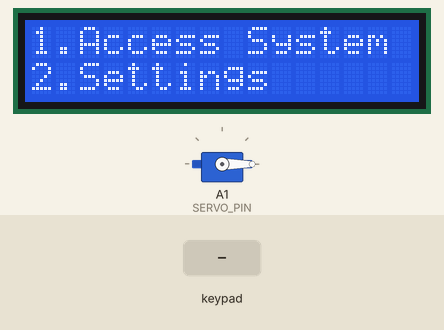
Simulated run of this sketch. Board: Arduino Uno, built with avr-gcc and run on an emulated ATmega328P. Shown: 16×2 character LCD, servo. The inputs (shaded band) are chosen by the test bench. What the sketch prints to the serial monitor is not drawn.

Above: at 2.8 s.
2.9 s: keypad keys 1 2 3 4 * pressed 0.4 s apart
At 4.9 s:
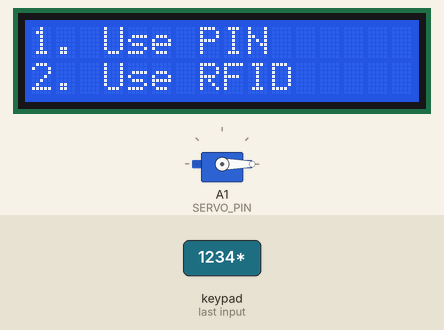
6.4 s: keypad keys 1 2 3 4 # pressed 0.4 s apart
At 8.9 s:
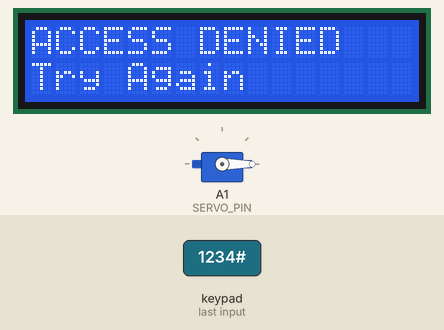
9.9 s: key '2' pressed
At 10.5 s:
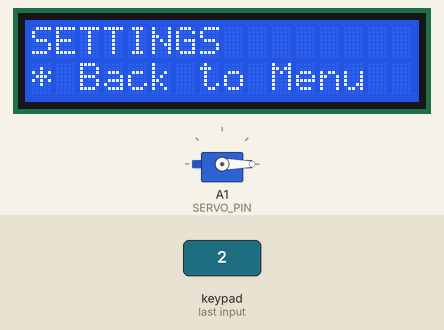
11.4 s: key '*' pressed
At 12.6 s:
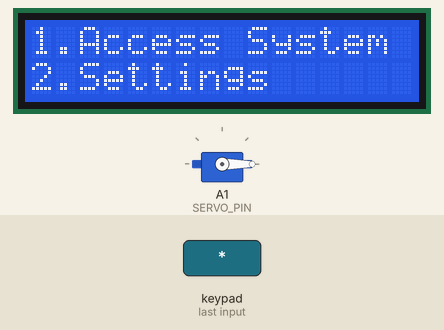
12.9 s: key '1' pressed
At 13.9 s:
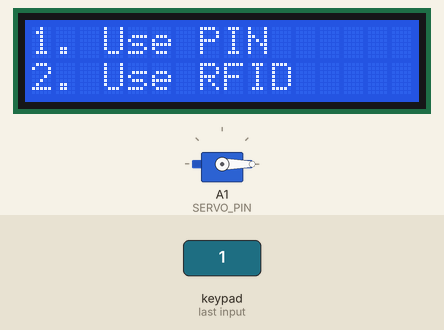
Timing chart, 0 to 15.4 s (numbered marks = the images above; inputs shaded):
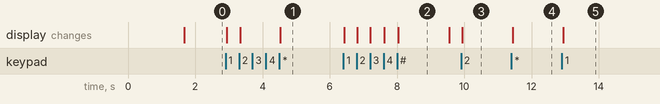

The sketch:

Smart_Access_Control.ino
```cpp
#include <Wire.h>
#include <SPI.h>
#include <MFRC522.h>
#include <Keypad.h>
#include <Servo.h>
#include <hd44780.h>
#include <hd44780ioClass/hd44780_I2Cexp.h>
#include <string.h>

// ==========================================
// 1. LCD CONFIGURATION
// ==========================================

hd44780_I2Cexp lcd;

const int LCD_COLS = 16;
const int LCD_ROWS = 2;


// ==========================================
// 2. RFID CONFIGURATION
// ==========================================

#define SS_PIN 10
#define RST_PIN A0

MFRC522 rfid(SS_PIN, RST_PIN);

byte authorizedUID[4] = {
  0x20, 0x9E, 0xD1, 0x3E
};


// ==========================================
// 3. KEYPAD CONFIGURATION
// ==========================================

const byte ROWS = 4;
const byte COLS = 4;

char keys[ROWS][COLS] = {
  {'3', '2', '1', 'A'},
  {'6', '5', '4', 'B'},
  {'9', '8', '7', 'C'},
  {'#', '0', '*', 'D'}
};

byte rowPins[ROWS] = {2, 3, 4, 5};
byte colPins[COLS] = {6, 7, 8, 9};

Keypad keypad = Keypad(
  makeKeymap(keys),
  rowPins,
  colPins,
  ROWS,
  COLS
);


// ==========================================
// 4. SERVO CONFIGURATION
// ==========================================

Servo doorServo;

const int SERVO_PIN = A1;

const int LOCKED_POSITION = 0;
const int UNLOCKED_POSITION = 90;

const unsigned long UNLOCK_DURATION = 5000;

unsigned long unlockTime = 0;


// ==========================================
// 5. PIN CONFIGURATION
// ==========================================

const char correctPIN[] = "1234";

char enteredPIN[5] = "";
byte pinIndex = 0;


// ==========================================
// 6. SYSTEM STATES
// ==========================================

enum SystemState {
  MAIN_MENU,
  ACCESS_MENU,
  PIN_MODE,
  RFID_MODE,
  SETTINGS_MODE,
  ACCESS_GRANTED,
  ACCESS_DENIED
};

SystemState currentState = MAIN_MENU;

unsigned long resultTime = 0;

const unsigned long DENIED_DURATION = 1500;


// ==========================================
// 7. FUNCTION DECLARATIONS
// ==========================================

void showMainMenu();
void showAccessMenu();
void showPINScreen();
void showRFIDScreen();
void showSettings();

void handlePIN(char key);
void resetPIN();

void checkRFID();
bool checkAuthorizedCard();

void grantAccess();
void denyAccess();
void updateAccessStatus();


// ==========================================
// 8. SETUP
// ==========================================

void setup() {

  Serial.begin(9600);

  // Initialize LCD
  lcd.begin(LCD_COLS, LCD_ROWS);
  lcd.backlight();

  // Initialize RFID
  SPI.begin();
  rfid.PCD_Init();

  // Initialize servo
  doorServo.attach(SERVO_PIN);
  doorServo.write(LOCKED_POSITION);

  lcd.clear();

  lcd.setCursor(0, 0);
  lcd.print("SMART ACCESS");

  lcd.setCursor(0, 1);
  lcd.print("Initializing...");

  delay(1500);

  showMainMenu();
}


// ==========================================
// 9. MAIN LOOP
// ==========================================

void loop() {

  updateAccessStatus();

  char key = keypad.getKey();

  switch (currentState) {

    // MAIN MENU
    case MAIN_MENU:

      if (key == '1') {

        currentState = ACCESS_MENU;
        showAccessMenu();

      }

      else if (key == '2') {

        currentState = SETTINGS_MODE;
        showSettings();

      }

      break;


    // ACCESS SELECTION
    case ACCESS_MENU:

      if (key == '1') {

        resetPIN();

        currentState = PIN_MODE;
        showPINScreen();

      }

      else if (key == '2') {

        currentState = RFID_MODE;
        showRFIDScreen();

      }

      else if (key == '*') {

        currentState = MAIN_MENU;
        showMainMenu();

      }

      break;


    // PIN AUTHENTICATION
    case PIN_MODE:

      if (key != NO_KEY) {

        handlePIN(key);

      }

      break;


    // RFID AUTHENTICATION
    case RFID_MODE:

      if (key == '*') {

        currentState = ACCESS_MENU;
        showAccessMenu();

      }

      else {

        checkRFID();

      }

      break;


    // SETTINGS
    case SETTINGS_MODE:

      if (key == '*') {

        currentState = MAIN_MENU;
        showMainMenu();

      }

      break;


    // ACCESS RESULT STATES
    case ACCESS_GRANTED:
    case ACCESS_DENIED:

      // updateAccessStatus() handles these states.

      break;

  }

}


// ==========================================
// 10. DISPLAY MAIN MENU
// ==========================================

void showMainMenu() {

  lcd.clear();

  lcd.setCursor(0, 0);
  lcd.print("1.Access System");

  lcd.setCursor(0, 1);
  lcd.print("2.Settings");

}


// ==========================================
// 11. DISPLAY ACCESS MENU
// ==========================================

void showAccessMenu() {

  lcd.clear();

  lcd.setCursor(0, 0);
  lcd.print("1. Use PIN");

  lcd.setCursor(0, 1);
  lcd.print("2. Use RFID");

}


// ==========================================
// 12. DISPLAY PIN SCREEN
// ==========================================

void showPINScreen() {

  lcd.clear();

  lcd.setCursor(0, 0);
  lcd.print("ENTER YOUR PIN");

  lcd.setCursor(0, 1);
  lcd.print("PIN: ");

}


// ==========================================
// 13. DISPLAY RFID SCREEN
// ==========================================

void showRFIDScreen() {

  lcd.clear();

  lcd.setCursor(0, 0);
  lcd.print("RFID ACCESS");

  lcd.setCursor(0, 1);
  lcd.print("Scan Your Card");

}


// ==========================================
// 14. DISPLAY SETTINGS
// ==========================================

void showSettings() {

  lcd.clear();

  lcd.setCursor(0, 0);
  lcd.print("SETTINGS");

  lcd.setCursor(0, 1);
  lcd.print("* Back to Menu");

}


// ==========================================
// 15. RESET PIN
// ==========================================

void resetPIN() {

  pinIndex = 0;
  enteredPIN[0] = '\0';

}


// ==========================================
// 16. HANDLE PIN INPUT
// ==========================================

void handlePIN(char key) {

  // CANCEL
  if (key == 'D') {

    resetPIN();

    currentState = ACCESS_MENU;
    showAccessMenu();

    return;

  }


  // CLEAR
  if (key == '*') {

    resetPIN();
    showPINScreen();

    return;

  }


  // SUBMIT
  if (key == '#') {

    if (pinIndex == 4 &&
        strcmp(enteredPIN, correctPIN) == 0) {

      Serial.println("PIN Authentication Successful");

      grantAccess();

    }

    else {

      Serial.println("PIN Authentication Failed");

      denyAccess();

    }

    resetPIN();

    return;

  }


  // ACCEPT NUMBERS ONLY
  if (key >= '0' && key <= '9') {

    if (pinIndex < 4) {

      enteredPIN[pinIndex] = key;

      lcd.setCursor(5 + pinIndex, 1);
      lcd.print('*');

      pinIndex++;

      enteredPIN[pinIndex] = '\0';

    }

  }

}


// ==========================================
// 17. CHECK RFID
// ==========================================

void checkRFID() {

  if (!rfid.PICC_IsNewCardPresent()) {
    return;
  }

  if (!rfid.PICC_ReadCardSerial()) {
    return;
  }

  Serial.print("Card UID: ");

  for (byte i = 0; i < rfid.uid.size; i++) {

    Serial.print(rfid.uid.uidByte[i], HEX);
    Serial.print(" ");

  }

  Serial.println();


  if (checkAuthorizedCard()) {

    Serial.println("RFID Authentication Successful");

    grantAccess();

  }

  else {

    Serial.println("RFID Authentication Failed");

    denyAccess();

  }

  rfid.PICC_HaltA();
  rfid.PCD_StopCrypto1();

}


// ==========================================
// 18. VERIFY RFID UID
// ==========================================

bool checkAuthorizedCard() {

  if (rfid.uid.size != 4) {
    return false;
  }

  for (byte i = 0; i < 4; i++) {

    if (rfid.uid.uidByte[i] != authorizedUID[i]) {

      return false;

    }

  }

  return true;

}


// ==========================================
// 19. GRANT ACCESS
// ==========================================

void grantAccess() {

  lcd.clear();

  lcd.setCursor(0, 0);
  lcd.print("ACCESS GRANTED");

  lcd.setCursor(0, 1);
  lcd.print("Door Unlocked");

  doorServo.write(UNLOCKED_POSITION);

  unlockTime = millis();

  currentState = ACCESS_GRANTED;

}


// ==========================================
// 20. DENY ACCESS
// ==========================================

void denyAccess() {

  lcd.clear();

  lcd.setCursor(0, 0);
  lcd.print("ACCESS DENIED");

  lcd.setCursor(0, 1);
  lcd.print("Try Again");

  doorServo.write(LOCKED_POSITION);

  resultTime = millis();

  currentState = ACCESS_DENIED;

}


// ==========================================
// 21. AUTOMATIC RELOCKING
// ==========================================

void updateAccessStatus() {

  // Successful authentication
  if (currentState == ACCESS_GRANTED) {

    if (millis() - unlockTime >= UNLOCK_DURATION) {

      doorServo.write(LOCKED_POSITION);

      currentState = MAIN_MENU;

      showMainMenu();

      Serial.println("Door Locked");

    }

  }


  // Failed authentication
  else if (currentState == ACCESS_DENIED) {

    if (millis() - resultTime >= DENIED_DURATION) {

      currentState = MAIN_MENU;

      showMainMenu();

    }

  }

}
```

Measured:
- after the input at 2.9 s, the display: changes at once (image 1)
- after the input at 6.4 s, the display: first changes at once (image 2 shows a later state)
- after the input at 9.9 s, the display: changes at once (image 3)
- after the input at 11.4 s, the display: changes at once (image 4)
- after the input at 12.9 s, the display: changes at once (image 5)
- what the display in image 2 shows lasts 1.6 s, from 8.0 s to 9.6 s
